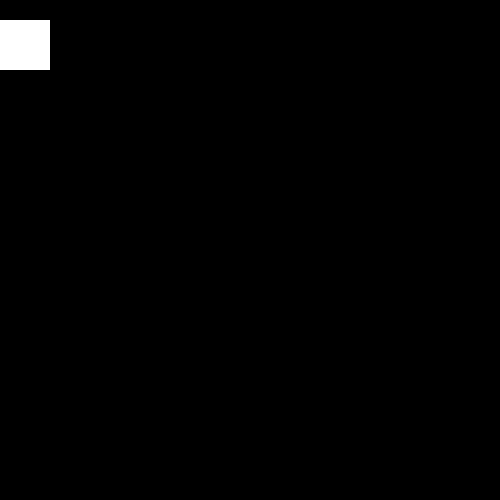
Frame 1 (no input)
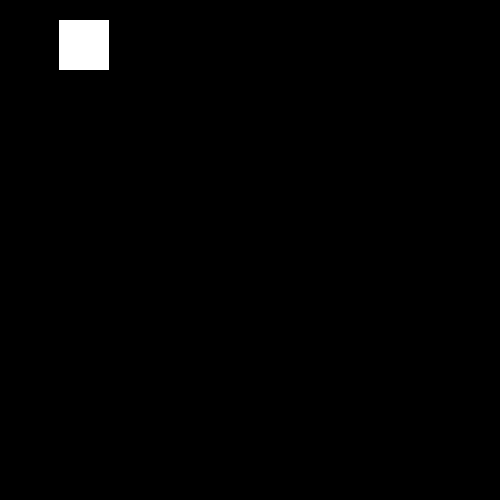
Frame 60 (the mouse pressed at the canvas centre just before this capture)
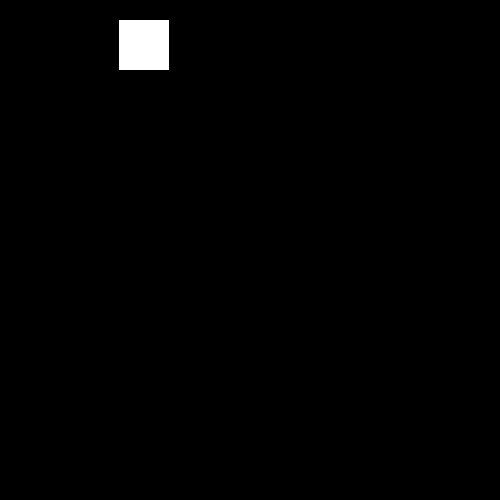
Frame 120 (the mouse held since frame 60 and released just before this capture)

The Processing sketch that drew these frames (run headless with seeded random() and noise(); from frame 60 on, the mouse is pressed at the canvas centre):

// Processing sketch: Excercise_3
// ── Excercise_3.pde

int i = 0;
void setup(){
  size (500,500);
  fill (255,255,255);
  noStroke();
}
void draw(){
  background (0);
  rect(i++,20,50,50);
  if(i>=450 && i<500){
    rect(0,20,i%50,50);
  } else if(i>=500){ 
    i=0;
    rect(i++,20,50,50);
  }
}
